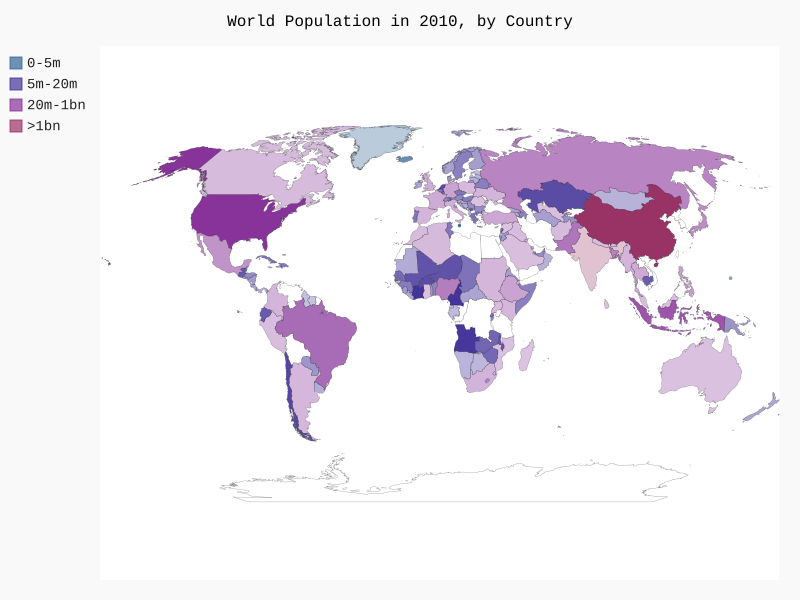

Here is the Python script that generated this plot:
import json
from pygal.style import RotateStyle
from pygal.maps.world import World



from country_codes import get_country_code

# Load the data into a list.
filename = 'population_data.json'
with open(filename) as f:
    pop_data = json.load(f)

# Build a dictionary of population data.
cc_populations = {}

for pop_dict in pop_data:
    if pop_dict['Year'] == '2010':
        country_name = pop_dict['Country Name']
        population = int(float(pop_dict['Value']))
        code = get_country_code(country_name)
        if code:
            cc_populations[code] = population


# Group the countries in 4 populations levels.

cc_pops_1, cc_pops_2, cc_pops_3, cc_pops_4 = {}, {}, {}, {}
for cc, pop in cc_populations.items():
    if pop < 500000:
        cc_pops_1[cc] = pop
    elif pop < 20000000:
        cc_pops_2[cc] = pop
    elif pop < 1000000000:
        cc_pops_3[cc] = pop
    else:
        cc_pops_4[cc] = pop

# See how many contries are in each level.
print(len(cc_pops_1), len(cc_pops_2), len(cc_pops_3), len(cc_pops_4))

wm_style = RotateStyle('#336699')
wm = World(style=wm_style)
wm.title = 'World Population in 2010, by Country'
wm.add('0-5m', cc_pops_1)
wm.add('5m-20m', cc_pops_2)
wm.add('20m-1bn', cc_pops_3)
wm.add('>1bn', cc_pops_4)

wm.render_to_file('world_population.svg')
